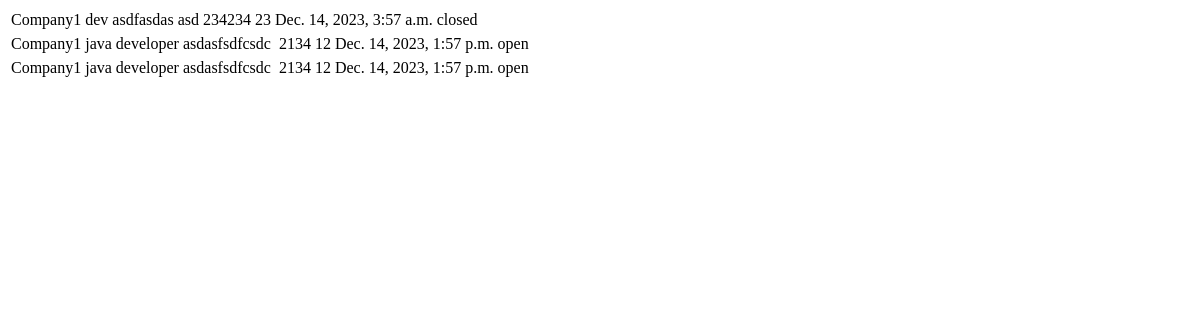
The page /jobslist on the database as committed earlier.
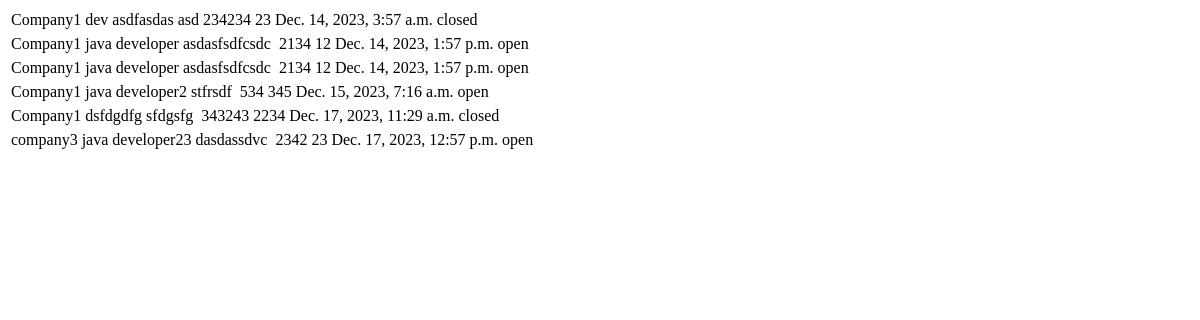
The same page on the database as committed later.
### accounts/models.py (models this page shows, shortened)
class Jobs(models.Model):
    created_by = models.ForeignKey(User, on_delete=models.CASCADE)
    job_title = models.CharField(max_length=100)
    job_description = models.TextField()  # Fixed the missing field name
    company = models.CharField(max_length=50)
    salary = models.PositiveIntegerField(null=True, blank=True)
    vacancy = models.PositiveIntegerField(null=True, blank=True)
    created_at = models.DateTimeField(auto_now_add=True)
    status = models.CharField(max_length=50, choices=[('open', 'Open'), ('closed', 'Closed')])

### accounts/views.py (the view)
# urls.py: path('jobslist', joblist, name='jobslist'),
def joblist(request):
    job = Jobs.objects.all()
    context = {
        'job': job,
    }
    return render(request, 'user/joblist.html', context)

### templates/user/joblist.html (shortened to what this page needs)
<!DOCTYPE html>
<html lang="en">
<head>
</head>
<body>
    {% for i in job %}
    <table>
        <tr>
            <td>{{i.created_by}}</td>
            <td>{{i.job_title}}</td>
            <td>{{i.job_description}}</td>
            <td>{{i.company}}</td>
            <td>{{i.salary}}</td>
            <td>{{i.vacancy}}</td>
            <td>{{i.created_at}}</td>
            <td>{{i.status}}</td>
        </tr>
    </table>
{% endfor %}
</body>
</html>

Rows that differ between the two databases and show on the page:
added Jobs: created_by "Company1", job_title "java developer2", job_description "stfrsdf", salary "534", vacancy "345", created_at "Dec. 15, 2023, 7:16 a.m.", status "open"
added Jobs: created_by "Company1", job_title "dsfdgdfg", job_description "sfdgsfg", salary "343243", vacancy "2234", created_at "Dec. 17, 2023, 11:29 a.m.", status "closed"
added Jobs: created_by "company3", job_title "java developer23", job_description "dasdassdvc", salary "2342", vacancy "23", created_at "Dec. 17, 2023, 12:57 p.m.", status "open"
